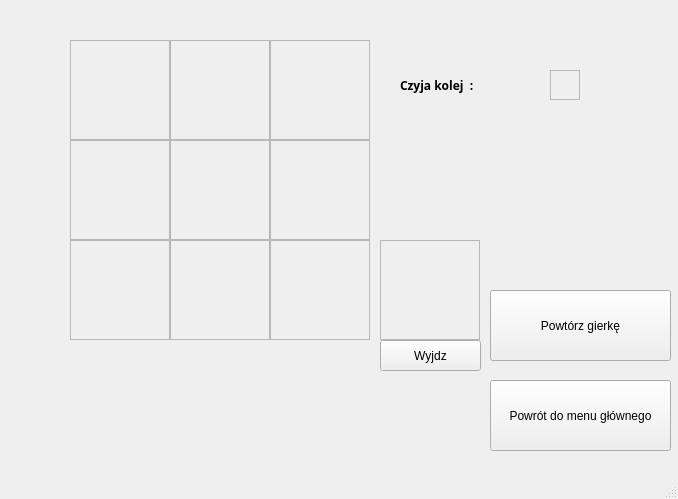
<?xml version="1.0" encoding="UTF-8"?>
<ui version="4.0">
 <class>plansza</class>
 <widget class="QMainWindow" name="plansza">
  <property name="geometry">
   <rect>
    <x>0</x>
    <y>0</y>
    <width>678</width>
    <height>499</height>
   </rect>
  </property>
  <property name="windowTitle">
   <string>MainWindow</string>
  </property>
  <widget class="QWidget" name="centralwidget">
   <widget class="QToolButton" name="p1">
    <property name="geometry">
     <rect>
      <x>70</x>
      <y>40</y>
      <width>100</width>
      <height>100</height>
     </rect>
    </property>
    <property name="minimumSize">
     <size>
      <width>100</width>
      <height>100</height>
     </size>
    </property>
    <property name="text">
     <string/>
    </property>
    <property name="autoRaise">
     <bool>true</bool>
    </property>
   </widget>
   <widget class="QToolButton" name="p2">
    <property name="geometry">
     <rect>
      <x>170</x>
      <y>40</y>
      <width>100</width>
      <height>100</height>
     </rect>
    </property>
    <property name="minimumSize">
     <size>
      <width>100</width>
      <height>100</height>
     </size>
    </property>
    <property name="text">
     <string/>
    </property>
    <property name="autoRaise">
     <bool>true</bool>
    </property>
   </widget>
   <widget class="QToolButton" name="p3">
    <property name="geometry">
     <rect>
      <x>270</x>
      <y>40</y>
      <width>100</width>
      <height>100</height>
     </rect>
    </property>
    <property name="minimumSize">
     <size>
      <width>100</width>
      <height>100</height>
     </size>
    </property>
    <property name="text">
     <string/>
    </property>
    <property name="autoRaise">
     <bool>true</bool>
    </property>
   </widget>
   <widget class="QToolButton" name="p4">
    <property name="geometry">
     <rect>
      <x>70</x>
      <y>140</y>
      <width>100</width>
      <height>100</height>
     </rect>
    </property>
    <property name="minimumSize">
     <size>
      <width>100</width>
      <height>100</height>
     </size>
    </property>
    <property name="text">
     <string/>
    </property>
    <property name="autoRaise">
     <bool>true</bool>
    </property>
   </widget>
   <widget class="QToolButton" name="p5">
    <property name="geometry">
     <rect>
      <x>170</x>
      <y>140</y>
      <width>100</width>
      <height>100</height>
     </rect>
    </property>
    <property name="minimumSize">
     <size>
      <width>100</width>
      <height>100</height>
     </size>
    </property>
    <property name="text">
     <string/>
    </property>
    <property name="autoRaise">
     <bool>true</bool>
    </property>
   </widget>
   <widget class="QToolButton" name="p6">
    <property name="geometry">
     <rect>
      <x>270</x>
      <y>140</y>
      <width>100</width>
      <height>100</height>
     </rect>
    </property>
    <property name="minimumSize">
     <size>
      <width>100</width>
      <height>100</height>
     </size>
    </property>
    <property name="text">
     <string/>
    </property>
    <property name="autoRaise">
     <bool>true</bool>
    </property>
   </widget>
   <widget class="QToolButton" name="p7">
    <property name="geometry">
     <rect>
      <x>70</x>
      <y>240</y>
      <width>100</width>
      <height>100</height>
     </rect>
    </property>
    <property name="minimumSize">
     <size>
      <width>100</width>
      <height>100</height>
     </size>
    </property>
    <property name="text">
     <string/>
    </property>
    <property name="autoRaise">
     <bool>true</bool>
    </property>
   </widget>
   <widget class="QToolButton" name="p8">
    <property name="geometry">
     <rect>
      <x>170</x>
      <y>240</y>
      <width>100</width>
      <height>100</height>
     </rect>
    </property>
    <property name="minimumSize">
     <size>
      <width>100</width>
      <height>100</height>
     </size>
    </property>
    <property name="text">
     <string/>
    </property>
    <property name="autoRaise">
     <bool>true</bool>
    </property>
   </widget>
   <widget class="QToolButton" name="p9">
    <property name="geometry">
     <rect>
      <x>270</x>
      <y>240</y>
      <width>100</width>
      <height>100</height>
     </rect>
    </property>
    <property name="minimumSize">
     <size>
      <width>100</width>
      <height>100</height>
     </size>
    </property>
    <property name="text">
     <string/>
    </property>
    <property name="autoRaise">
     <bool>true</bool>
    </property>
   </widget>
   <widget class="QLabel" name="l1">
    <property name="geometry">
     <rect>
      <x>70</x>
      <y>40</y>
      <width>100</width>
      <height>100</height>
     </rect>
    </property>
    <property name="minimumSize">
     <size>
      <width>100</width>
      <height>100</height>
     </size>
    </property>
    <property name="frameShape">
     <enum>QFrame::StyledPanel</enum>
    </property>
    <property name="text">
     <string/>
    </property>
   </widget>
   <widget class="QLabel" name="l2">
    <property name="geometry">
     <rect>
      <x>170</x>
      <y>40</y>
      <width>100</width>
      <height>100</height>
     </rect>
    </property>
    <property name="minimumSize">
     <size>
      <width>100</width>
      <height>100</height>
     </size>
    </property>
    <property name="frameShape">
     <enum>QFrame::StyledPanel</enum>
    </property>
    <property name="text">
     <string/>
    </property>
   </widget>
   <widget class="QLabel" name="l3">
    <property name="geometry">
     <rect>
      <x>270</x>
      <y>40</y>
      <width>100</width>
      <height>100</height>
     </rect>
    </property>
    <property name="minimumSize">
     <size>
      <width>100</width>
      <height>100</height>
     </size>
    </property>
    <property name="frameShape">
     <enum>QFrame::StyledPanel</enum>
    </property>
    <property name="text">
     <string/>
    </property>
   </widget>
   <widget class="QLabel" name="l4">
    <property name="geometry">
     <rect>
      <x>70</x>
      <y>140</y>
      <width>100</width>
      <height>100</height>
     </rect>
    </property>
    <property name="minimumSize">
     <size>
      <width>100</width>
      <height>100</height>
     </size>
    </property>
    <property name="frameShape">
     <enum>QFrame::StyledPanel</enum>
    </property>
    <property name="text">
     <string/>
    </property>
   </widget>
   <widget class="QLabel" name="l5">
    <property name="geometry">
     <rect>
      <x>170</x>
      <y>140</y>
      <width>100</width>
      <height>100</height>
     </rect>
    </property>
    <property name="minimumSize">
     <size>
      <width>100</width>
      <height>100</height>
     </size>
    </property>
    <property name="frameShape">
     <enum>QFrame::StyledPanel</enum>
    </property>
    <property name="text">
     <string/>
    </property>
   </widget>
   <widget class="QLabel" name="l6">
    <property name="geometry">
     <rect>
      <x>270</x>
      <y>140</y>
      <width>100</width>
      <height>100</height>
     </rect>
    </property>
    <property name="minimumSize">
     <size>
      <width>100</width>
      <height>100</height>
     </size>
    </property>
    <property name="frameShape">
     <enum>QFrame::StyledPanel</enum>
    </property>
    <property name="text">
     <string/>
    </property>
   </widget>
   <widget class="QLabel" name="l7">
    <property name="geometry">
     <rect>
      <x>70</x>
      <y>240</y>
      <width>100</width>
      <height>100</height>
     </rect>
    </property>
    <property name="minimumSize">
     <size>
      <width>100</width>
      <height>100</height>
     </size>
    </property>
    <property name="frameShape">
     <enum>QFrame::StyledPanel</enum>
    </property>
    <property name="text">
     <string/>
    </property>
   </widget>
   <widget class="QLabel" name="l8">
    <property name="geometry">
     <rect>
      <x>170</x>
      <y>240</y>
      <width>100</width>
      <height>100</height>
     </rect>
    </property>
    <property name="minimumSize">
     <size>
      <width>100</width>
      <height>100</height>
     </size>
    </property>
    <property name="frameShape">
     <enum>QFrame::StyledPanel</enum>
    </property>
    <property name="text">
     <string/>
    </property>
   </widget>
   <widget class="QLabel" name="l9">
    <property name="geometry">
     <rect>
      <x>270</x>
      <y>240</y>
      <width>100</width>
      <height>100</height>
     </rect>
    </property>
    <property name="minimumSize">
     <size>
      <width>100</width>
      <height>100</height>
     </size>
    </property>
    <property name="frameShape">
     <enum>QFrame::StyledPanel</enum>
    </property>
    <property name="text">
     <string/>
    </property>
   </widget>
   <widget class="QLabel" name="kolej">
    <property name="geometry">
     <rect>
      <x>550</x>
      <y>70</y>
      <width>30</width>
      <height>30</height>
     </rect>
    </property>
    <property name="minimumSize">
     <size>
      <width>30</width>
      <height>30</height>
     </size>
    </property>
    <property name="frameShape">
     <enum>QFrame::StyledPanel</enum>
    </property>
    <property name="text">
     <string/>
    </property>
   </widget>
   <widget class="QLabel" name="label">
    <property name="geometry">
     <rect>
      <x>70</x>
      <y>350</y>
      <width>311</width>
      <height>101</height>
     </rect>
    </property>
    <property name="palette">
     <palette>
      <active>
       <colorrole role="Text">
        <brush brushstyle="SolidPattern">
         <color alpha="255">
          <red>78</red>
          <green>81</green>
          <blue>255</blue>
         </color>
        </brush>
       </colorrole>
      </active>
      <inactive>
       <colorrole role="Text">
        <brush brushstyle="SolidPattern">
         <color alpha="255">
          <red>231</red>
          <green>231</green>
          <blue>231</blue>
         </color>
        </brush>
       </colorrole>
      </inactive>
      <disabled>
       <colorrole role="Text">
        <brush brushstyle="SolidPattern">
         <color alpha="127">
          <red>255</red>
          <green>255</green>
          <blue>255</blue>
         </color>
        </brush>
       </colorrole>
      </disabled>
     </palette>
    </property>
    <property name="font">
     <font>
      <family>Chiller</family>
      <pointsize>20</pointsize>
     </font>
    </property>
    <property name="cursor">
     <cursorShape>ArrowCursor</cursorShape>
    </property>
    <property name="text">
     <string/>
    </property>
   </widget>
   <widget class="QLabel" name="kolej2">
    <property name="geometry">
     <rect>
      <x>400</x>
      <y>60</y>
      <width>131</width>
      <height>51</height>
     </rect>
    </property>
    <property name="font">
     <font>
      <family>Script</family>
      <bold>true</bold>
     </font>
    </property>
    <property name="text">
     <string>Czyja kolej  :</string>
    </property>
   </widget>
   <widget class="QLabel" name="label_13">
    <property name="geometry">
     <rect>
      <x>380</x>
      <y>240</y>
      <width>100</width>
      <height>100</height>
     </rect>
    </property>
    <property name="minimumSize">
     <size>
      <width>100</width>
      <height>100</height>
     </size>
    </property>
    <property name="font">
     <font>
      <family>Segoe Script</family>
      <pointsize>18</pointsize>
      <bold>false</bold>
     </font>
    </property>
    <property name="frameShape">
     <enum>QFrame::StyledPanel</enum>
    </property>
    <property name="text">
     <string/>
    </property>
    <property name="textFormat">
     <enum>Qt::PlainText</enum>
    </property>
    <property name="textInteractionFlags">
     <set>Qt::LinksAccessibleByMouse</set>
    </property>
    <property name="buddy">
     <cstring>label_13</cstring>
    </property>
   </widget>
   <widget class="QToolButton" name="wyjscie">
    <property name="geometry">
     <rect>
      <x>380</x>
      <y>240</y>
      <width>100</width>
      <height>100</height>
     </rect>
    </property>
    <property name="minimumSize">
     <size>
      <width>100</width>
      <height>100</height>
     </size>
    </property>
    <property name="text">
     <string/>
    </property>
    <property name="autoRaise">
     <bool>true</bool>
    </property>
   </widget>
   <widget class="QToolButton" name="wyjscie2">
    <property name="geometry">
     <rect>
      <x>380</x>
      <y>340</y>
      <width>101</width>
      <height>31</height>
     </rect>
    </property>
    <property name="text">
     <string>Wyjdz</string>
    </property>
   </widget>
   <widget class="QPushButton" name="powtorka">
    <property name="geometry">
     <rect>
      <x>490</x>
      <y>380</y>
      <width>181</width>
      <height>71</height>
     </rect>
    </property>
    <property name="text">
     <string>Powrót do menu głównego</string>
    </property>
   </widget>
   <widget class="QPushButton" name="pushButton">
    <property name="geometry">
     <rect>
      <x>490</x>
      <y>290</y>
      <width>181</width>
      <height>71</height>
     </rect>
    </property>
    <property name="text">
     <string>Powtórz gierkę</string>
    </property>
   </widget>
   <zorder>wyjscie</zorder>
   <zorder>l1</zorder>
   <zorder>l2</zorder>
   <zorder>l3</zorder>
   <zorder>l4</zorder>
   <zorder>l5</zorder>
   <zorder>l6</zorder>
   <zorder>l7</zorder>
   <zorder>l8</zorder>
   <zorder>l9</zorder>
   <zorder>p1</zorder>
   <zorder>p2</zorder>
   <zorder>p3</zorder>
   <zorder>p4</zorder>
   <zorder>p5</zorder>
   <zorder>p6</zorder>
   <zorder>p7</zorder>
   <zorder>p8</zorder>
   <zorder>p9</zorder>
   <zorder>kolej</zorder>
   <zorder>label</zorder>
   <zorder>kolej2</zorder>
   <zorder>label_13</zorder>
   <zorder>wyjscie2</zorder>
   <zorder>powtorka</zorder>
   <zorder>pushButton</zorder>
  </widget>
  <widget class="QMenuBar" name="menubar">
   <property name="geometry">
    <rect>
     <x>0</x>
     <y>0</y>
     <width>678</width>
     <height>21</height>
    </rect>
   </property>
  </widget>
  <widget class="QStatusBar" name="statusbar"/>
 </widget>
 <resources/>
 <connections/>
</ui>
